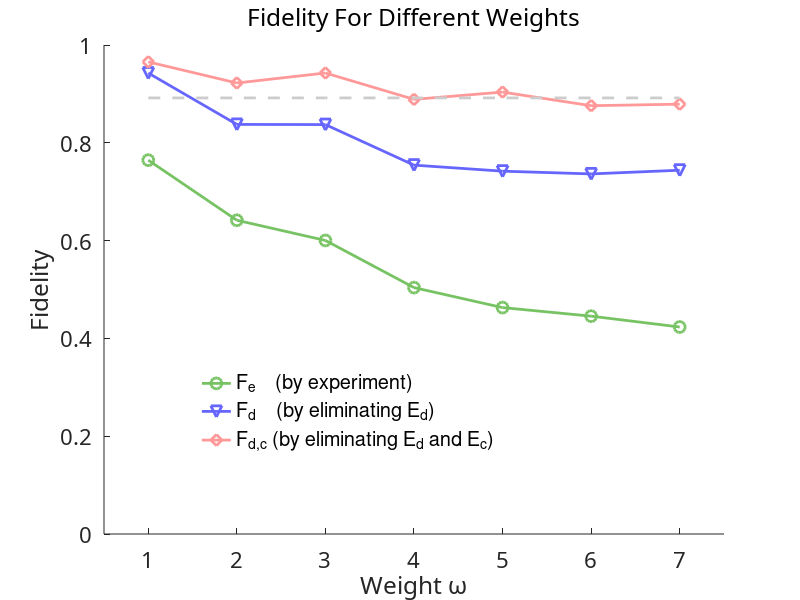

Reproduce this figure in MATLAB.
clear;

%% Number of Experiments
qubits = 7;
Number = 4^qubits-1; % 16383
N = 1656;
Distribution = [3 22 101 272 505 524 229]; % sum is 1656

%% Typical time and decoherence for each order of coherence
T(1) = 2e-3;  Dec(1) = 0.811; %0.813;
T(2) = 26e-3; Dec(2) = 0.766; %0.760;
T(3) = 34e-6; Dec(3) = 0.717; %0.715;
T(4) = 49e-6; Dec(4) = 0.668; %0.642;
T(5) = 53e-6; Dec(5) = 0.624; %0.621;
T(6) = 55e-6; Dec(6) = 0.605; %0.586;
T(7) = 60e-6; Dec(7) = 0.569; %0.548;

%% Calibration
Mean_Cali(1) = 0.9772;
Std_Cali(1) = 0.0236;

Mean_Cali(2) = 0.9153;
Std_Cali(2) = 0.0290;

Mean_Cali(3) = 0.8945;
Std_Cali(3) = 0.0386;

Mean_Cali(4) = 0.8655;
Std_Cali(4) = 0.0249;

Mean_Cali(5) = 0.8383;
Std_Cali(5) = 0.0412;

Mean_Cali(6) = 0.8605;
Std_Cali(6) = 0.0304;

Mean_Cali(7) = 0.8649;
Std_Cali(7) = 0.0310;

%% Final
Mean_Dec(1) = 0.7645; Mean_Fin(1) = Mean_Dec(1)/Dec(1); %0.9404;
Std_Dec(1) = 0.0120; Std_Fin(1) = 0.0148;

Mean_Dec(2) = 0.6416; Mean_Fin(2) = Mean_Dec(2)/Dec(2); % 0.8442;
Std_Dec(2) = 0.0428; Std_Fin(2) = 0.0563;

Mean_Dec(3) = 0.6003; Mean_Fin(3) = Mean_Dec(3)/Dec(3); %0.8396;
Std_Dec(3) = 0.0373; Std_Fin(3) = 0.0522;

Mean_Dec(4) = 0.5039; Mean_Fin(4) = Mean_Dec(4)/Dec(4); %0.7849;
Std_Dec(4) = 0.0287; Std_Fin(4) = 0.0447;

Mean_Dec(5) = 0.4630; Mean_Fin(5) = Mean_Dec(5)/Dec(5); %0.7456;
Std_Dec(5) = 0.0275; Std_Fin(5) = 0.0443;

Mean_Dec(6) = 0.4455; Mean_Fin(6) = Mean_Dec(6)/Dec(6); %0.7603;
Std_Dec(6) = 0.0226; Std_Fin(6) = 0.0386;

Mean_Dec(7) = 0.4233; Mean_Fin(7) = Mean_Dec(7)/Dec(7); %0.7725;
Std_Dec(7) = 0.0247; Std_Fin(7) = 0.0450;

Fin = 1-Mean_Cali+Mean_Fin;

Fidelity = 0;
Decoherence = 0;
Fd = 0;
for ii = 1:7
    Fidelity = Distribution(ii)*Fin(ii)+Fidelity;
    Decoherence = Distribution(ii)*Dec(ii)+Decoherence;
    Fd = Distribution(ii)*Mean_Fin(ii)+Fd;
end
Fidelity = Fidelity/N;
Decoherence = Decoherence/N;
Fd = Fd/N;
% Fidelity = 0;
% for ii = 1:7
%     Fidelity = Distribution(ii)*(1-Mean_Cali(ii))+Fidelity;
% end
% Fidelity = Fidelity/N

for ii = 1:7
    FF(ii) = Fidelity;
end

plot(Mean_Dec,'b-o','Linewidth',2,'Color',[0.4667 0.7647 0.3882],'MarkerSize',8)
hold on
plot(Mean_Fin,'r-v','Linewidth',2,'Color',[0.4 0.4 1],'MarkerSize',8)
hold on
plot(Fin,'g-d','Linewidth',2,'Color',[1 0.6 0.6],'MarkerSize',8)
hold on
%plot(Mean_Cali,'k-s')
plot(FF,'k--','Linewidth',2,'Color',[0.8 0.8 0.8])

fontsize = 16;
fontsize_legend = 14;


title({'Fidelity For Different Weights'},'FontWeight','normal','FontSize',fontsize,...
   'FontName','Calibri',...
   'FontAngle','normal');

xlabel({'Weight \omega'},'FontWeight','normal','FontSize',18,...
    'FontName','Calibri');

ylabel({'Fidelity'},'FontWeight','normal','FontSize',18,...
    'FontName','Calibri');

legend('F_e    (by experiment) ','F_d    (by eliminating E_d)','F_{d,c} (by eliminating E_d and E_c)');
set(legend,'box','off','EdgeColor',[1 0.8 0],'YColor',[1 0.8 0],'XColor',[1 0.8 0],...
    'LineWidth',2,...
    'FontWeight','normal','FontSize',fontsize_legend,'Position',[0.2396 0.235 0.2031 0.1346]);

set(gca,'box','off','Xlim',[0.5 7.5],'Ylim',[0 1],'XTick',[1:1:7],'XTickLabel',{'1','2','3','4','5','6','7'},'FontName','Calibri','FontSize',fontsize);